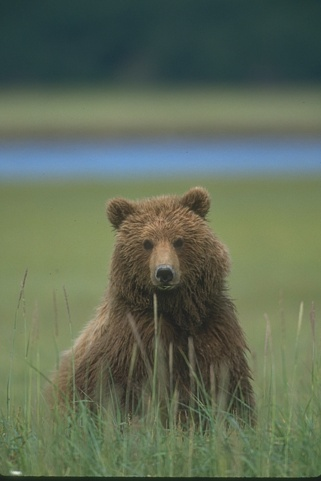
#> input picture BSR/BSDS500/data/images/train/100080.jpg, 321 x 481 px, found by its file name; its folder holds 4 pictures in this run
$ jupyter execute --allow-errors ImageSeg.ipynb
#> lines starting #> are read from the running program, lines starting #| are printed output that depends on the picture
[cell 1]
from skimage.io import imread
from PIL import Image
import os
import numpy as np
import math
from scipy.io import loadmat
import matplotlib.pyplot as plt
import matplotlib.image as mpimg
from sklearn.cluster import KMeans
from sklearn.metrics import f1_score
import random
from sklearn.metrics import f1_score
from scipy.spatial import distance
from scipy.stats import entropy
import sys
from sklearn.cluster import SpectralClustering

[cell 2]
#image size 481x321
data = []
groundTruthData = []
def scan_folder(parent, format):
#> called with format = '.jpg'
  global data
  # iterate over all the files in directory 'parent'
  for file_name in sorted(os.listdir(parent)):
    if file_name.endswith(format) and format == '.jpg':
        # if it's a txt file, print its name (or do whatever you want)
      file_path = parent + '/' + file_name
      im = Image.open(file_path)
#> im is the input picture: PIL image 321x481 RGB; mean R, G, B 95.8, 108, 87.5
      data.append(im)
    elif file_name.endswith(format) and format == '.mat':
      file_path = parent + '/' + file_name
      im = loadmat(file_path)
      groundTruthData.append(im)

    else:
      current_path = "".join((parent, "/", file_name))
      if os.path.isdir(current_path):
        # if we're checking a sub-directory, recursively call this method
        scan_folder(current_path, format)

scan_folder('drive/MyDrive/PR assignment 2/BSR/BSDS500/data/images/train','.jpg')
scan_folder('drive/MyDrive/PR assignment 2/BSR/BSDS500/data/groundTruth/train','.mat')

[cell 3]
if __name__ == "__main__":
  #displayIMG(0)
  pass

[cell 4]
def displayIMG(index):
#> called with index = 0
  print("Image:\n")
  imgplot = plt.imshow(data[index])
  plt.show()
  print("Ground truth images:\n")
  for i in range(3):    #assume 3 ground truth images
    #print(groundTruthData[index]['groundTruth'][0][i][0][0][0].max())
    imgplot = plt.imshow(groundTruthData[index]['groundTruth'][0][i][0][0][0])
    plt.show()

#> (the rest of this cell did not finish here and is left out)

[cell 5]
# [7 lines left out: function f_measures, not called in this run]

def cond_entropy(k, image, index_of_image):
  totalEntropy= np.zeros(3)  #assume 3 ground images
  flattenedImage=np.array(image).flatten()
  counterClusters=np.zeros(k)     #number of pixels in each k clusters
  entropy=np.zeros(k)   #H(T/Ck)
  for i in range(len(flattenedImage)):
      counterClusters[flattenedImage[i]]+=1
  for x in range(3):  #iterate on 3 ground images
    entropy=np.zeros(k)
    flattenedGroundTruth=np.array(groundTruthData[index_of_image]['groundTruth'][0][x][0][0][0]).flatten()
    max_flatten_ground_truth_data_value = np.amax(flattenedGroundTruth) + 1
    #if max_flatten_ground_truth_data_value < k:
      #max_flatten_ground_truth_data_value=k
    #counterCommon=np.zeros(max_flatten_ground_truth_data_value+1)
    for j in range(k):  #compute entropy of each cluster
      counterCommon=np.zeros(max_flatten_ground_truth_data_value)
      for i in range(len(flattenedImage)):
        if flattenedImage[i]==j:
            counterCommon[flattenedGroundTruth[i]]+=1
      for z in range(max_flatten_ground_truth_data_value): #try
        if counterCommon[z] != 0: #ignore at zero
          entropy[j]+=(-counterCommon[z]/counterClusters[j])*math.log((counterCommon[z]/counterClusters[j])) #H(T/Cj)
    for j in range(k):
      #print("Entropy for image number {} using {} clusters for ground truth number {} is = {} ".format(index_of_image, k, x, entropy[j] ))
      totalEntropy[x]+=(counterClusters[j]/(len(flattenedImage)))*entropy[j]
      #print(totalEntropy[x]/3)
    print("Total entropy for image number {} using {} clusters for ground truth number {} is = {}".format(index_of_image, k ,x , totalEntropy[x]))
  print("Avg Entropy for image number {} using {} clusters is = {}".format(index_of_image, k, np.sum(totalEntropy)/(3)))

[cell 6]
#img = kmeans_implemented(3,np.array(data[0]))
def kmeans (k, data):
  total_f_score = 0
  sum_f_score = 0
  for i in range(len(data)):
      for j in k:
        x = np.array(data[i]).shape[0]
        y = np.array(data[i]).shape[1]
        kmeans = KMeans(n_clusters=j, random_state=0).fit(np.array(data[i]).reshape(x*y,3))
        image = kmeans.labels_.reshape(x,y)
        plt.imshow(image, interpolation='nearest')
        plt.show()
        cond_entropy(j, image, i)
        sum_f_score = f_measures(image, i, sum_f_score, j)
      total_f_score += sum_f_score
      print("average fscore for 3 ground truths and {} clusters for image {} is {}".format(len(k), i, (sum_f_score/(len(k)*3)) ))
      sum_f_score = 0
#> this loop made 1 pass
#> pass 1, in kmeans, `plt.show()`:
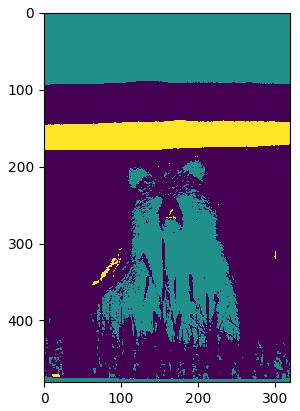
#> figure drawn by matplotlib, 1 panel
#> after the loop:
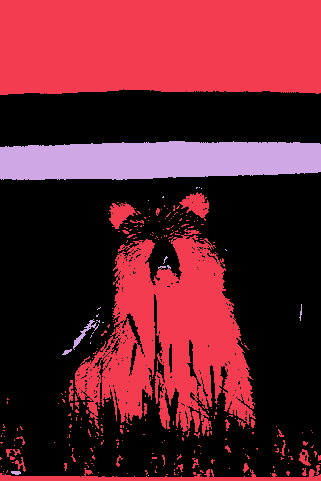
#> image: shape (481, 321) int32; 3 distinct labels, from 0 to 2; one colour per label, 0 black
  print("Average fscore for {} images using 3 ground truths and {} clusters is {}".format(len(data), len(k), (total_f_score/(len(k)*len(data)*3)) ))


k = [3, 5, 7, 9, 11]
#> (the rest of this cell did not finish here and is left out)

[cell 7]
# [47 lines left out: function kmeans_implemented, not called in this run]

#print(kmeans_implemented(3,np.array(data[0])))

[cell 8]
def big_picture():
  for _ in range(5):
    i = random.randint(0, len(data))
    displayIMG(i)
    x = np.array(data[i]).shape[0]
    y = np.array(data[i]).shape[1]
    kmeans = KMeans(n_clusters=5, random_state=0).fit(np.array(data[i]).reshape(x*y,3))
    image = kmeans.labels_.reshape(x,y)
    plt.imshow(image, interpolation='nearest')
    print("Segmentation using kmeans at k = 5:\n")
    plt.show()
    print("Segmentation using normalized-cut for 5-NN graph at k=5:\n")
    clustering = SpectralClustering(n_clusters=5,random_state=0,affinity='nearest_neighbors',n_neighbors=5).fit(np.array(data[i]).reshape(x*y,3))
    print("Clustering labels:",clustering.labels_)
    image = clustering.labels_.reshape(x,y)
    plt.imshow(image, interpolation='nearest')
    plt.show()
#> this loop made 1 pass
#> pass 1, in displayIMG (call 2), `plt.show()`:
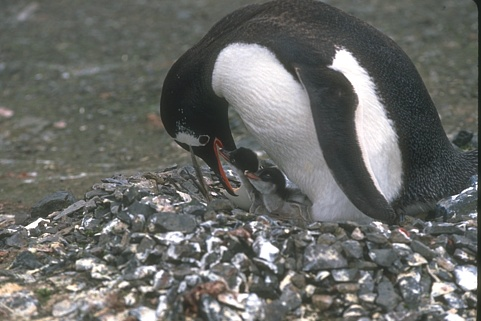
#> shown: shape (321, 481, 3); mean R, G, B 105.3, 106.6, 103.2

#> (the rest of this cell did not finish here and is left out)
